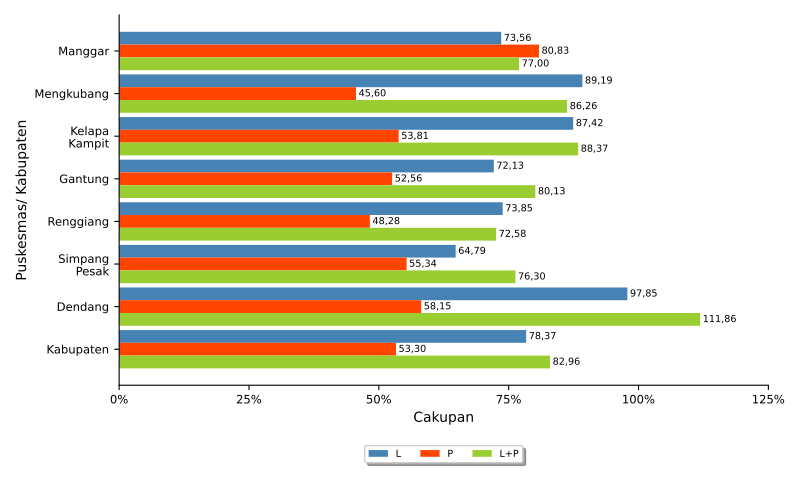

The script that saved this image:
import numpy as np
import matplotlib.pyplot as plt
import pandas
from textwrap import wrap
from matplotlib.ticker import FuncFormatter
import locale
locale.setlocale(locale.LC_ALL, 'id_ID.UTF8')

import sys, os, inspect
currentdir = os.path.dirname(os.path.abspath(inspect.getfile(inspect.currentframe())))
parentdir = os.path.dirname(currentdir)
sys.path.insert(0, parentdir)

berkasData = currentdir +'\\bab_05_19_dataImunDPTpol4.csv'
berkasSimpan = currentdir +'\\bab_05_19b_imunPol4.pdf'
# judulDiagram = 'Cakupan Imunisasi Polio 4\nTahun 2021'
sumbuX = 'Cakupan'
sumbuY = 'Puskesmas/ Kabupaten'
tickerSumbuX = np.arange(0,126,25)
labelRects1 = 'L'
labelRects2 = 'P'
labelRects3 = 'L+P'

# read data file
colnames = ['puskesmas','dptL','dptP','dptLP','pol4L','pol4P','pol4LP']
data = pandas.read_csv(berkasData, names=colnames, sep=';')
puskesmas = data.puskesmas.tolist()
bar1 = data.dptL.tolist()
bar2 = data.dptP.tolist()
bar3 = data.dptLP.tolist()
bar4 = data.pol4L.tolist()
bar5 = data.pol4P.tolist()
bar6 = data.pol4LP.tolist()

ind = np.arange(len(puskesmas))  # the x locations for the groups
width = 0.3       # the width of the bars
widthDL = 0.5      # spacing for data labels

# make bars
fig, ax = plt.subplots()
rects1 = ax.barh(ind, bar4, width, color='steelblue', label=labelRects1)
rects2 = ax.barh(ind + width, bar5, width, color='orangered', label = labelRects2)
rects3 = ax.barh(ind + 2*width, bar6, width, color='yellowgreen', label = labelRects3)

# add some text for labels, title and axes ticks
# ax.set_title(judulDiagram)
ax.set_xticks(tickerSumbuX)
ax.set_xlabel(sumbuX)
ax.xaxis.set_major_formatter(FuncFormatter(lambda x, pos: "{:n}%".format(x)))

ax.set_yticks(ind+width)
ax.set_yticklabels(list([ '\n'.join(wrap(l, 10)) for l in puskesmas ]))
ax.invert_yaxis()
ax.set_ylabel(sumbuY)

ax.tick_params(axis='both', which='major', labelsize='small')
ax.spines['top'].set_visible(False)
ax.spines['right'].set_visible(False)

# make legend box
box = ax.get_position()
ax.set_position([box.x0, box.y0 + box.height * 0.1, box.width, box.height * 0.9])
ax.legend(fontsize='x-small', loc='upper center', bbox_to_anchor=(0.5, -0.15), fancybox=True, shadow=True, ncol=3)

# add data label
for i, v in enumerate(bar4):
    ax.text(v + widthDL, i, locale.format_string("%.2f", v), ha='left', va='center', fontsize='x-small')
for i, v in enumerate(bar5):
    ax.text(v + widthDL, i + width, locale.format_string("%.2f", v), ha='left', va='center', fontsize='x-small')
for i, v in enumerate(bar6):
    ax.text(v + widthDL, i + 2*width, locale.format_string("%.2f", v), ha='left', va='center', fontsize='x-small')

# finishing
pyrfig = plt.figure(1)
pyrfig.set_figwidth(8)
pyrfig.set_figheight(5)
# tight_layout to make consistent size
# adjust subplot to make room for legend
fig.subplots_adjust(bottom=-0.15)
plt.tight_layout()
plt.savefig(berkasSimpan)
plt.close(pyrfig)
# plt.show()
